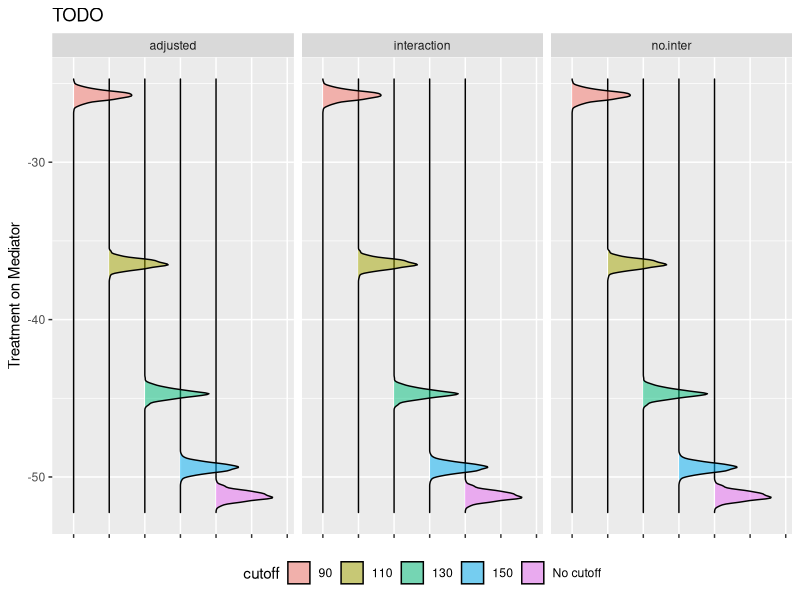
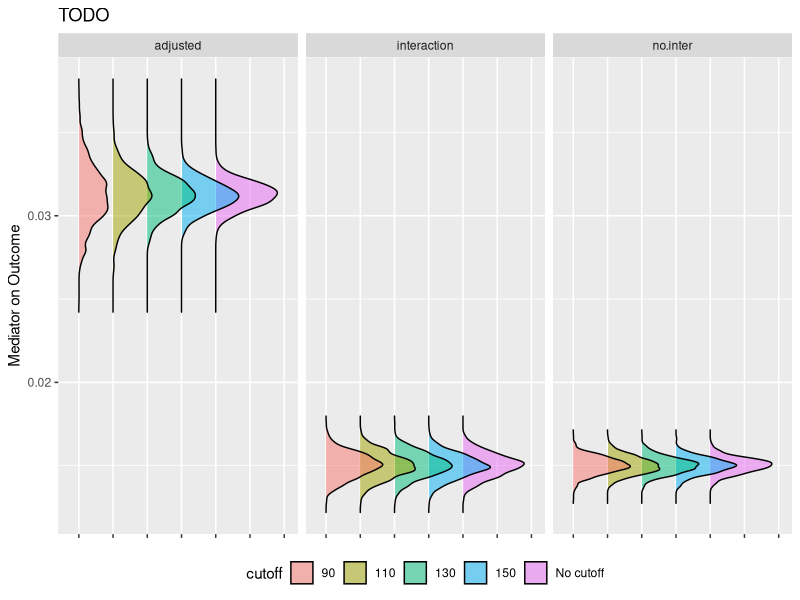
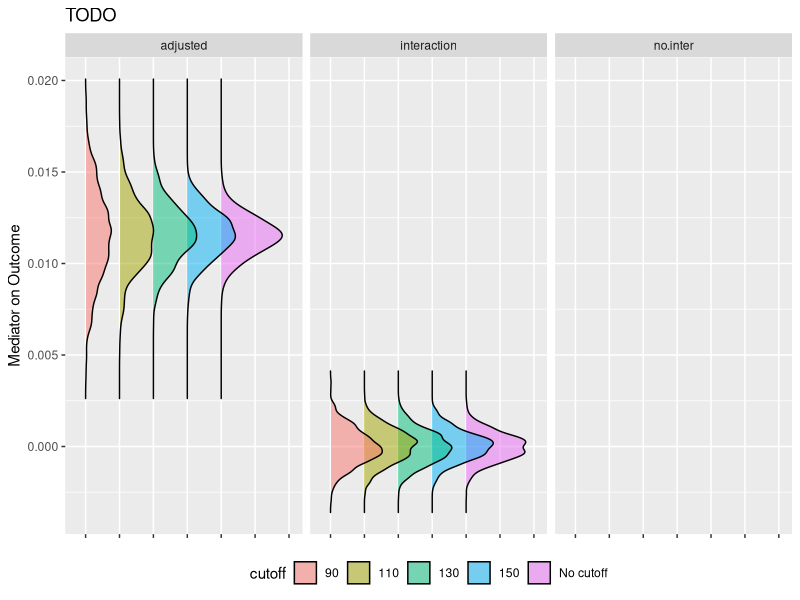
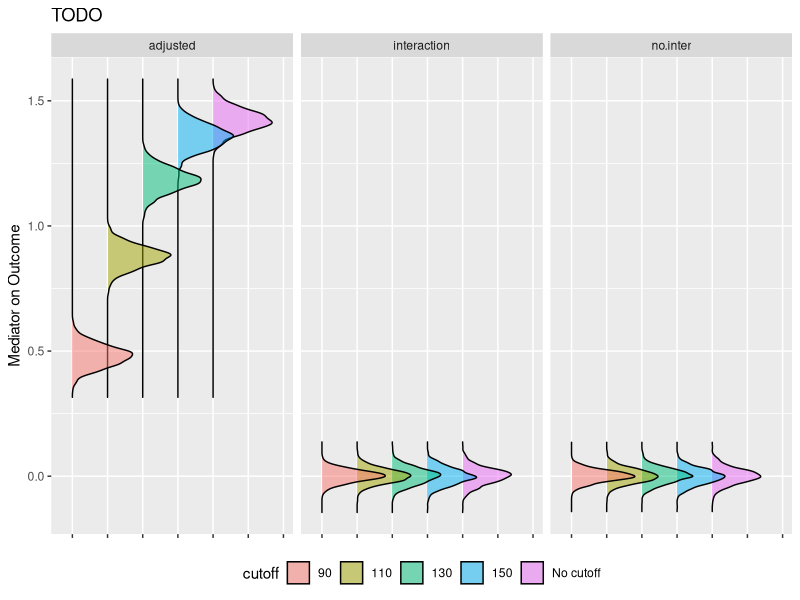
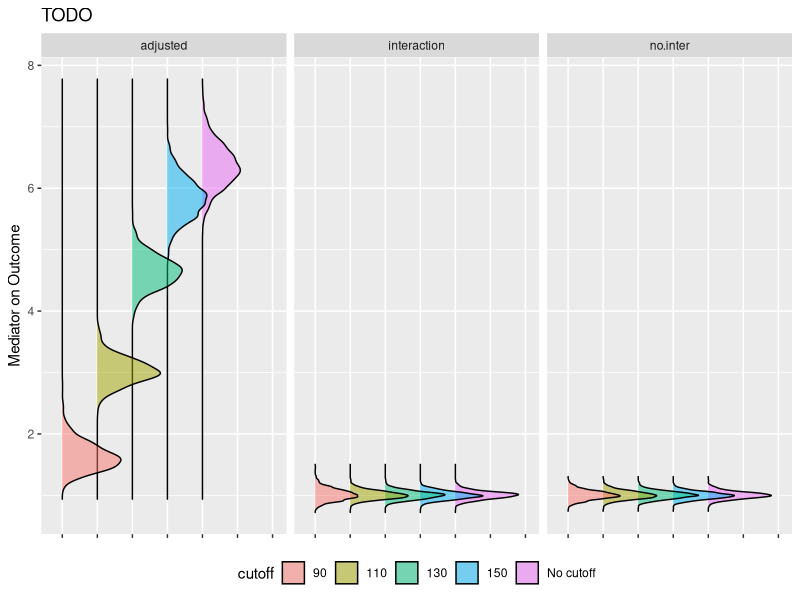

Recreate these plots in R, in order.
## ---- chunk 1
library(ggplot2)
library(dplyr)
library(data.table)
library(survival)
library(DiagrammeR)
library(ggridges)
library(tidyr)
## ---- chunk 2
rd.11<-fread("v2-2.csv")
#rd.10<-fread("rd10.csv")
#e1 biased
#e2 gound truth
#e3 adjusted
# rd.10$cutoff<-as.factor(rd.10$cutoff)
# levels(rd.10$cutoff)[5]<-"No cutoff"
# rd.10$cutoff.n<-as.numeric(rd.10$cutoff)

rd.11$cutoff<-as.factor(rd.11$cutoff)
levels(rd.11$cutoff)[5]<-"No cutoff"
rd.11$cutoff.n<-as.numeric(rd.11$cutoff)
## ---- chunk 3
data<-rd.11%>%
  transmute(cutoff,interaction = e1.beta1,no.inter = e2.beta1, adjusted = e3.beta1)%>%
  gather("method","beta1",-cutoff)

data$cutoff<-as.factor(data$cutoff)
levels(data$cutoff)[5]<-"No cutoff"
data$cutoff.n<-as.numeric(data$cutoff)

ggplot(data = data, aes(x = beta1, y = cutoff.n, fill = cutoff)) +
   geom_density_ridges(alpha = 0.5)+
  facet_wrap(~method)+
  scale_y_discrete(limit = c(1:10),labels = data$cutoff)+
  coord_flip()+
  theme(legend.position = "bottom",axis.text.x = element_blank(),
        axis.title.x=element_blank())+
  xlab("Treatment on Mediator")+
  ggtitle("TODO")
## ---- chunk 4
#theta2
data<-rd.11%>%
  transmute(cutoff,interaction = e1.theta2,no.inter = e2.theta2, adjusted = e3.theta2)%>%
  gather("method","theta2",-cutoff)

data$cutoff<-as.factor(data$cutoff)
levels(data$cutoff)[5]<-"No cutoff"
data$cutoff.n<-as.numeric(data$cutoff)

ggplot(data = data, aes(x = theta2, y = cutoff.n, fill = cutoff)) +
   geom_density_ridges(alpha = 0.5)+
  facet_wrap(~method)+
  scale_y_discrete(limit = c(1:10),labels = data$cutoff)+
  coord_flip()+
  theme(legend.position = "bottom",axis.text.x = element_blank(),
        axis.title.x=element_blank())+
  xlab("Mediator on Outcome")+
  ggtitle("TODO")
## ---- chunk 5
### theta3
data<-rd.11%>%
  transmute(cutoff,interaction = e1.theta3,no.inter = e2.theta3, adjusted = e3.theta3)%>%
  gather("method","theta3",-cutoff)

data$cutoff<-as.factor(data$cutoff)
levels(data$cutoff)[5]<-"No cutoff"
data$cutoff.n<-as.numeric(data$cutoff)

ggplot(data = data, aes(x = theta3, y = cutoff.n, fill = cutoff)) +
   geom_density_ridges(alpha = 0.5)+
  facet_wrap(~method)+
  scale_y_discrete(limit = c(1:10),labels = data$cutoff)+
  coord_flip()+
  theme(legend.position = "bottom",axis.text.x = element_blank(),
        axis.title.x=element_blank())+
  xlab("Mediator on Outcome")+
  ggtitle("TODO")
## ---- chunk 6

data<-rd.11%>%
  transmute(cutoff,interaction = e1.theta1,no.inter = e2.theta1, adjusted = e3.theta1)%>%
  gather("method","theta1",-cutoff)

data$cutoff<-as.factor(data$cutoff)
levels(data$cutoff)[5]<-"No cutoff"
data$cutoff.n<-as.numeric(data$cutoff)

ggplot(data = data, aes(x = theta1, y = cutoff.n, fill = cutoff)) +
   geom_density_ridges(alpha = 0.5)+
  facet_wrap(~method)+
  scale_y_discrete(limit = c(1:10),labels = data$cutoff)+
  coord_flip()+
  theme(legend.position = "bottom",axis.text.x = element_blank(),
        axis.title.x=element_blank())+
  xlab("Mediator on Outcome")+
  ggtitle("TODO")
## ---- chunk 7
data<-rd.11%>%
  transmute(cutoff,interaction = e1.pm,no.inter = e2.pm, adjusted = e3.pm)%>%
  gather("method","Prop.Mediated",-cutoff)

data$cutoff<-as.factor(data$cutoff)
levels(data$cutoff)[5]<-"No cutoff"
data$cutoff.n<-as.numeric(data$cutoff)

ggplot(data = data, aes(x = Prop.Mediated, y = cutoff.n, fill = cutoff)) +
   geom_density_ridges(alpha = 0.5)+
  facet_wrap(~method)+
  scale_y_discrete(limit = c(1:10),labels = data$cutoff)+
  coord_flip()+
  theme(legend.position = "bottom",axis.text.x = element_blank(),
        axis.title.x=element_blank())+
  xlab("Mediator on Outcome")+
  ggtitle("TODO")
